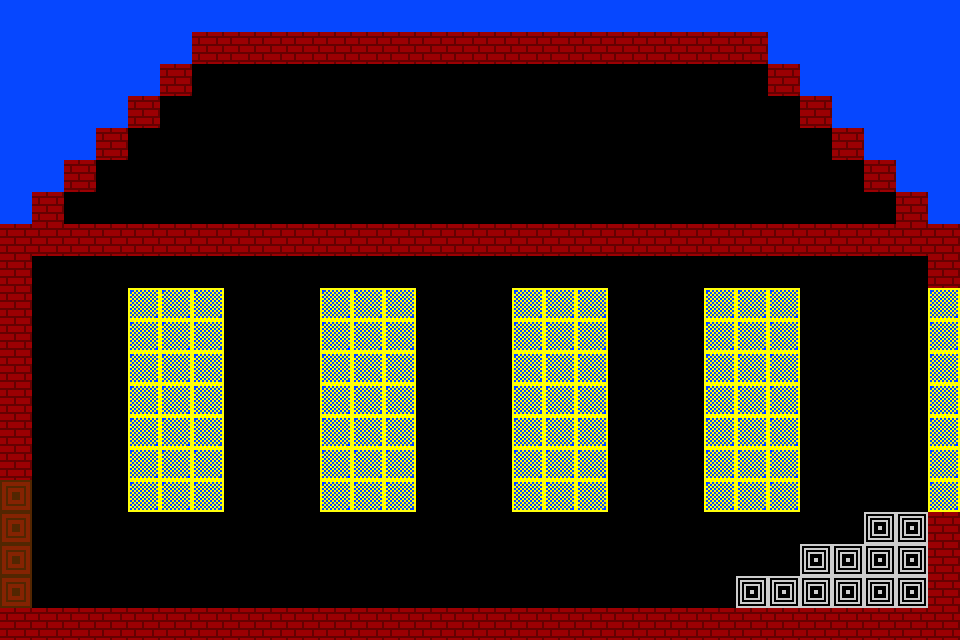

A level layout from a 2D game, rendered from its tile map. Below: a short description, then the map file with tile-grid data replaced by summaries:
An orthogonal 30x20 tile map with 32x32 px tiles, 1 tile layer (layer), 2 tilesets and 1 object.

<map version="1.0" orientation="orthogonal" width="30" height="20" tilewidth="32" tileheight="32">
 <tileset firstgid="1" name="world_normal" tilewidth="32" tileheight="32">
  <image source="../images/LD48world.png" width="160" height="160" />
 </tileset>
 <tileset firstgid="26" name="crystals" tilewidth="16" tileheight="32">
  <image source="../images/LD48crystals.png" width="80" height="32" />
 </tileset>
 <layer name="layer" width="30" height="20">
  <data>[600 cells, 278 non-empty, 5 distinct tile ids]</data>
 </layer>
 <objectgroup name="objects" width="30" height="20">
  <object gid="30" x="886" y="464">
   <properties>
    <property name="destination" value="blue" />
   </properties>
  </object>
 </objectgroup>
</map>